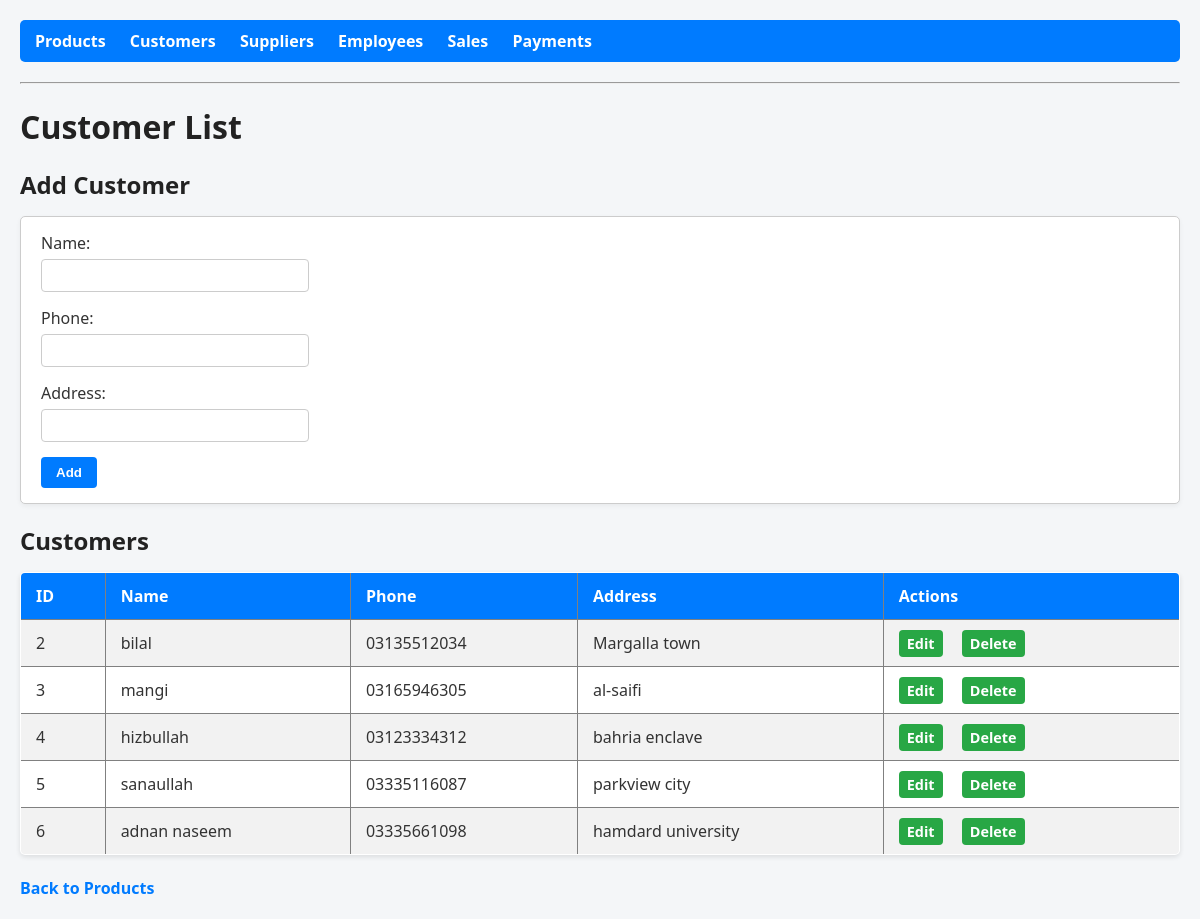
Page /customers on the committed database.
### tables this page shows
CREATE TABLE Customer (
    CustomerID INTEGER PRIMARY KEY AUTOINCREMENT,
    Name TEXT NOT NULL,
    Phone TEXT,
    Address TEXT
);

### app.py (the view)
@app.route('/customers')
def customers():
    conn = get_db_connection()
    customers = conn.execute('SELECT * FROM Customer').fetchall()
    conn.close()
    return render_template('customers.html', customers=customers)

### app.py (called while the page is built)
def get_db_connection():
    conn = sqlite3.connect(DB)
    conn.row_factory = sqlite3.Row
    return conn

### templates/customers.html (shortened to what this page needs)
<!DOCTYPE html>
<html>
<head>
    <link rel="stylesheet" href="{{ url_for('static', filename='style.css') }}">
</head>
<body>
    <nav class="navbar">
    <a href="{{ url_for('index') }}">Products</a>
    <a href="{{ url_for('customers') }}">Customers</a>
    <a href="{{ url_for('suppliers') }}">Suppliers</a>
    <a href="{{ url_for('employees') }}">Employees</a>
    <a href="{{ url_for('sales') }}">Sales</a>
    <a href="{{ url_for('payments') }}">Payments</a>
</nav>
<hr>
    <h1>Customer List</h1>
    <h2>Add Customer</h2>
    <form method="POST" action="{{ url_for('add_customer') }}">
        Name: <input type="text" name="name" required>
        Phone: <input type="text" name="phone">
        Address: <input type="text" name="address">
        <button type="submit">Add</button>
    </form>
    <h2>Customers</h2>
    <table border="1">
        <tr>
            <th>ID</th>
            <th>Name</th>
            <th>Phone</th>
            <th>Address</th>
            <th>Actions</th>
        </tr>
        {% for customer in customers %}
        <tr>
            <td>{{ customer['CustomerID'] }}</td>
            <td>{{ customer['Name'] }}</td>
            <td>{{ customer['Phone'] }}</td>
            <td>{{ customer['Address'] }}</td>
            <td>
                <a href="{{ url_for('edit_customer', id=customer['CustomerID']) }}">Edit</a>
                <a href="{{ url_for('delete_customer', id=customer['CustomerID']) }}">Delete</a>
            </td>
        </tr>
        {% endfor %}
    </table>
    <br>
    <a href="{{ url_for('index') }}">Back to Products</a>
</body>
</html>

### static/style.css (style rules this page uses)
body { font-family: "Segoe UI", Tahoma, Geneva, Verdana, sans-serif; margin: 20px; background-color: #f4f6f8; color: #333; }
h1, h2, h3 { color: #222; margin-bottom: 15px; }
.navbar { background-color: #007BFF; padding: 10px 15px; border-radius: 5px; margin-bottom: 20px; }
.navbar a { color: white; font-weight: bold; text-decoration: none; margin-right: 20px; }
table { width: 100%; border-collapse: collapse; margin-top: 10px; background-color: #fff; box-shadow: 0 2px 5px rgba(0,0,0,0.1); border-radius: 5px; overflow: hidden; }
th, td { padding: 12px 15px; text-align: left; }
th { background-color: #007BFF; color: white; font-weight: bold; }
tr:nth-child(even) { background-color: #f2f2f2; }
table a { padding: 4px 8px; background-color: #28a745; color: white; border-radius: 4px; font-size: 0.9em; text-decoration: none; }
form { background-color: #fff; padding: 15px 20px; border-radius: 5px; border: 1px solid #ccc; margin-bottom: 20px; box-shadow: 0 2px 5px rgba(0,0,0,0.05); }
form input[type="text"], form input[type="number"], form input[type="date"], form select { padding: 8px; margin: 5px 0 15px 0; width: 250px; border: 1px solid #ccc; border-radius: 4px; display: block; }
form button { padding: 8px 15px; background-color: #007BFF; color: white; border: none; border-radius: 4px; cursor: pointer; font-weight: bold; }
a { text-decoration: none; color: #007BFF; margin-right: 15px; font-weight: bold; }

### rows in the picture
Customer: CustomerID "2", Name "bilal", Phone "03135512034", Address "Margalla town"
Customer: CustomerID "3", Name "mangi", Phone "03165946305", Address "al-saifi"
Customer: CustomerID "4", Name "hizbullah", Phone "03123334312", Address "bahria enclave"
Customer: CustomerID "5", Name "sanaullah", Phone "03335116087", Address "parkview city"
Customer: CustomerID "6", Name "adnan naseem", Phone "03335661098", Address "hamdard university"
